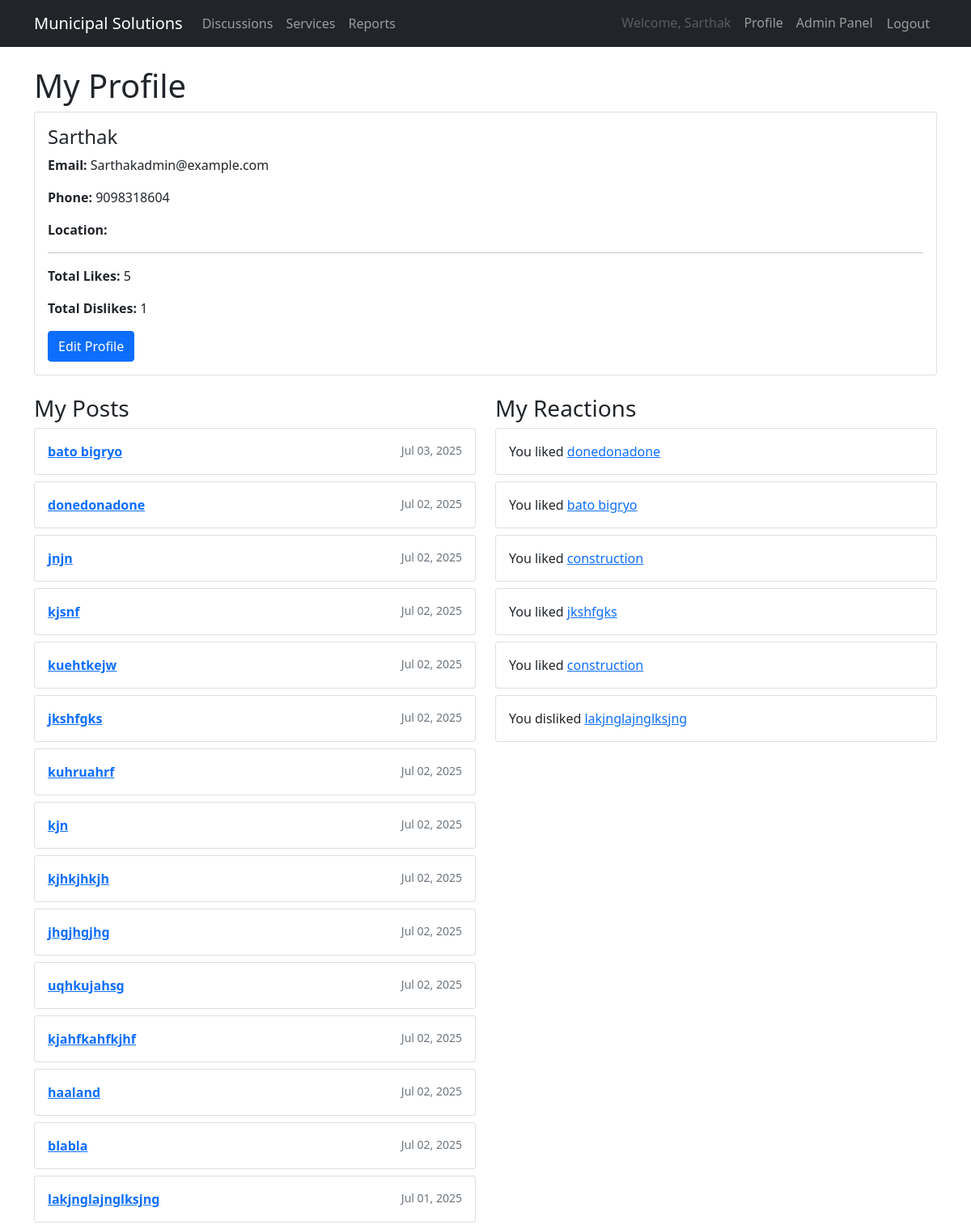
Page /accounts/profile/ (signed in) on the committed database.
### accounts/models.py (models this page shows, shortened)
class CustomUser(AbstractUser):
    is_admin     = models.BooleanField(default=False)
    phone_number = models.CharField(max_length=20, blank=True)
    address      = models.TextField(blank=True)
    email        = models.EmailField(unique=True)

### services/models.py (models this page shows, shortened)
class DiscussionPost(models.Model):
    author = models.ForeignKey(CustomUser, on_delete=models.CASCADE)
    title = models.CharField(max_length=200)
    content = models.TextField()
    image = models.ImageField(upload_to='discussion_images/', blank=True, null=True)  # NEW
    location = models.CharField(max_length=100, blank=True, null=True)  # For storing map location
    created_at = models.DateTimeField(auto_now_add=True)
    updated_at = models.DateTimeField(auto_now=True)
    likes = models.PositiveIntegerField(default=0)
    dislikes = models.PositiveIntegerField(default=0)

class PostReaction(models.Model):
    LIKE = 'like'
    DISLIKE = 'dislike'
    VOTE_CHOICES = [
        (LIKE, 'Like'),
        (DISLIKE, 'Dislike'),
    ]
    user = models.ForeignKey(settings.AUTH_USER_MODEL, on_delete=models.CASCADE)
    post = models.ForeignKey(DiscussionPost, on_delete=models.CASCADE)
    reaction = models.CharField(max_length=7, choices=VOTE_CHOICES)
    class Meta:
        unique_together = ('user', 'post')  # Ensures one vote per user per post

### accounts/views.py (the view)
# urls.py: path('profile/', views.profile, name='profile'),
@login_required
def profile(request):
    user = request.user
    posts = DiscussionPost.objects.filter(author=user).order_by('-created_at')
    reactions = PostReaction.objects.filter(user=request.user).order_by('-id')
    likes_count = reactions.filter(reaction='like').count()
    dislikes_count = reactions.filter(reaction='dislike').count()
    return render(request, 'accounts/profile.html', {
        'posts': posts,
        'reactions': reactions,
        'likes_count': likes_count,
        'dislikes_count': dislikes_count,
    })

### templates/accounts/profile.html
{% extends 'base.html' %}
{% block content %}
  <h1>My Profile</h1>
  <div class="card mb-4">
    <div class="card-body">
      <h4>{{ user.username }}</h4>
      <p><strong>Email:</strong> {{ user.email }}</p>
      <p><strong>Phone:</strong> {{ user.phone_number }}</p>
      <p><strong>Location:</strong> {{ user.profile.location }}</p>
      <hr>
      <p><strong>Total Likes:</strong> {{ likes_count }}</p>
      <p><strong>Total Dislikes:</strong> {{ dislikes_count }}</p>
      <a href="{% url 'edit_profile' %}" class="btn btn-primary">Edit Profile</a>
    </div>
  </div>
  <div class="row">
    <div class="col-md-6">
      <h3>My Posts</h3>
      {% for post in posts %}
        <div class="card mb-2">
          <div class="card-body">
            <a href="{% url 'post_detail' post.id %}">
              <strong>{{ post.title }}</strong>
            </a>
            <span class="float-end text-muted small">
              {{ post.created_at|date:"M d, Y" }}
            </span>
          </div>
        </div>
      {% empty %}
        <p>No posts yet.</p>
      {% endfor %}
    </div>
    <div class="col-md-6">
      <h3>My Reactions</h3>
      {% for r in reactions %}
        <div class="card mb-2">
          <div class="card-body">
            You {{ r.reaction }}d
            <a href="{% url 'post_detail' r.post.id %}">{{ r.post.title }}</a>
          </div>
        </div>
      {% empty %}
        <p>No likes/dislikes yet.</p>
      {% endfor %}
    </div>
  </div>
{% endblock %}

### templates/base.html (shortened to what this page needs)
<!DOCTYPE html>
<html>
<head>
    <link href="https://cdn.jsdelivr.net/npm/bootstrap@5.1.3/dist/css/bootstrap.min.css" rel="stylesheet">
</head>
<body>
<nav class="navbar navbar-expand-lg navbar-dark bg-dark">
  <div class="container">
    <a class="navbar-brand" href="{% url 'home' %}">Municipal Solutions</a>
    <div class="collapse navbar-collapse" id="mainNav">
      <ul class="navbar-nav me-auto mb-2 mb-lg-0">
        <li class="nav-item">
          <a class="nav-link" href="{% url 'discussions' %}">Discussions</a>
        </li>
        <li class="nav-item">
          <a class="nav-link" href="{% url 'service_page' %}">Services</a>
        </li>
        <li class="nav-item">
          <a class="nav-link" href="{% url 'reports' %}">Reports</a>
        </li>
      </ul>
      <ul class="navbar-nav mb-2 mb-lg-0">
        {% if user.is_authenticated %}
          <li class="nav-item">
            <span class="nav-link disabled">Welcome, {{ user.username }}</span>
          </li>
          <li class="nav-item">
            <a class="nav-link" href="{% url 'profile' %}">Profile</a>
          </li>
          {% if user.is_admin %}
            <li class="nav-item">
              <a class="nav-link" href="{% url 'admin:index' %}">Admin Panel</a>
            </li>
          {% endif %}
          <li class="nav-item">
            <form method="post" action="{% url 'logout' %}">
              <button type="submit" class="nav-link btn btn-link">Logout</button>
            </form>
          </li>
        {% endif %}
      </ul>
    </div>
  </div>
</nav>
<div class="container mt-4">
  {% block content %}{% endblock %}
</div>
</body>
</html>

### rows in the picture
CustomUser: username "Sarthak", email "Sarthakadmin@example.com", phone_number "9098318604"
DiscussionPost: title "bato bigryo", created_at "Jul 03, 2025"
DiscussionPost: title "donedonadone", created_at "Jul 02, 2025"
DiscussionPost: title "jnjn", created_at "Jul 02, 2025"
DiscussionPost: title "kjsnf", created_at "Jul 02, 2025"
DiscussionPost: title "kuehtkejw", created_at "Jul 02, 2025"
DiscussionPost: title "jkshfgks", created_at "Jul 02, 2025"
DiscussionPost: title "kuhruahrf", created_at "Jul 02, 2025"
DiscussionPost: title "kjn", created_at "Jul 02, 2025"
DiscussionPost: title "kjhkjhkjh", created_at "Jul 02, 2025"
DiscussionPost: title "jhgjhgjhg", created_at "Jul 02, 2025"
DiscussionPost: title "uqhkujahsg", created_at "Jul 02, 2025"
DiscussionPost: title "kjahfkahfkjhf", created_at "Jul 02, 2025"
DiscussionPost: title "haaland", created_at "Jul 02, 2025"
DiscussionPost: title "blabla", created_at "Jul 02, 2025"
DiscussionPost: title "lakjnglajnglksjng", created_at "Jul 01, 2025"
PostReaction: reaction "like", post "donedonadone"
PostReaction: reaction "like", post "bato bigryo"
PostReaction: reaction "like", post "construction"
PostReaction: reaction "like", post "jkshfgks"
PostReaction: reaction "like", post "construction"
PostReaction: reaction "dislike", post "lakjnglajnglksjng"

### other values in the picture
{{ likes_count }} "5"
{{ dislikes_count }} "1"
